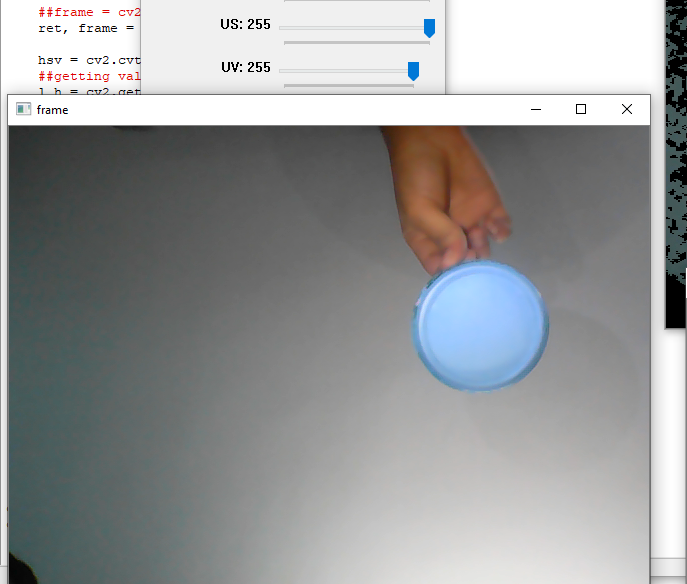
#> input picture Task3 ip Ashish k behera/Ashish_obj1_ss1 .png, 687 x 584 px, given in place of the camera
$ python 'imgpro task3 objdet web cam with trackbar.py'
#> lines starting #> are read from the running program, lines starting #| are printed output that depends on the picture; after the words box and inside, x2 and y2 are one past the last pixel; in counts of white or black regions, pixels touching at a corner belong together
import cv2
import numpy as np

def nothing(x):
    pass

cap = cv2.VideoCapture(0);

cv2.namedWindow('Tracking')
##creating new window to adjust  upper and lower ranges of hsv values
cv2.createTrackbar('LH','Tracking', 0, 255,nothing)##track for lower hew(window name,window location,start value,end value,callnback function)
#> slider 'LH' is set to 51
cv2.createTrackbar('LS','Tracking', 0, 255,nothing)##lowersaturation
#> slider 'LS' is set to 51
cv2.createTrackbar('LV','Tracking', 0, 255,nothing)##lowervalue
#> slider 'LV' is set to 51
cv2.createTrackbar('UH','Tracking', 255, 255,nothing)##upperhew
cv2.createTrackbar('US','Tracking', 255, 255,nothing)##uppersaturation
cv2.createTrackbar('UV','Tracking', 255, 255,nothing)##uppervalue


while True:
    ##frame = cv2.imread('')
    ret, frame = cap.read()
#> frame is the input picture: shape (584, 687, 3); mean B, G, R 154.1, 153.4, 151.5

    hsv = cv2.cvtColor(frame ,cv2.COLOR_BGR2HSV)
#> hsv: shape (584, 687, 3); mean H, S, V 34, 15.8, 157.3
    ##getting values from track bar
    l_h = cv2.getTrackbarPos('LH', 'Tracking')
    l_s = cv2.getTrackbarPos('LS', 'Tracking')
    l_v = cv2.getTrackbarPos('LV', 'Tracking')

    u_h = cv2.getTrackbarPos('UH', 'Tracking')
    u_s = cv2.getTrackbarPos('US', 'Tracking')
    u_v = cv2.getTrackbarPos('UV', 'Tracking')
    ##thresholding hsv img in range of blue color
    l_b = np.array([l_h,l_s,l_v])##lower range ##this will be done more precisingly using track bar
    u_b = np.array([u_h,u_s,u_v])##upper range([hew,saturation,value])
    ##thresholding hsv img to only get blue color

    mask = cv2.inRange(hsv, l_b, u_b)
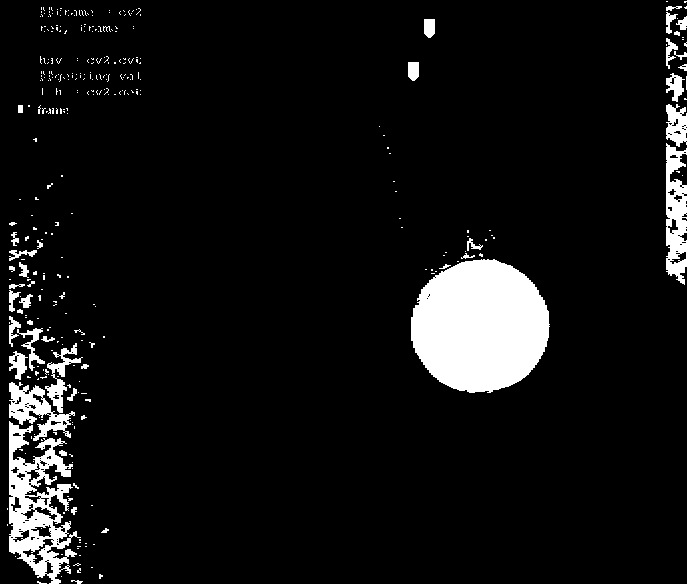
#> mask: shape (584, 687); 7.2% white; 349 white regions (305 under 20 px), largest, box (x1, y1, x2, y2) and area: (411, 259, 550, 393) 14461, (9, 421, 81, 584) 5324, (666, 143, 687, 285) 2037

    res = cv2.bitwise_and(frame, frame, mask= mask )##sourse1,sourse2,masking value of lower and upper blue(here)
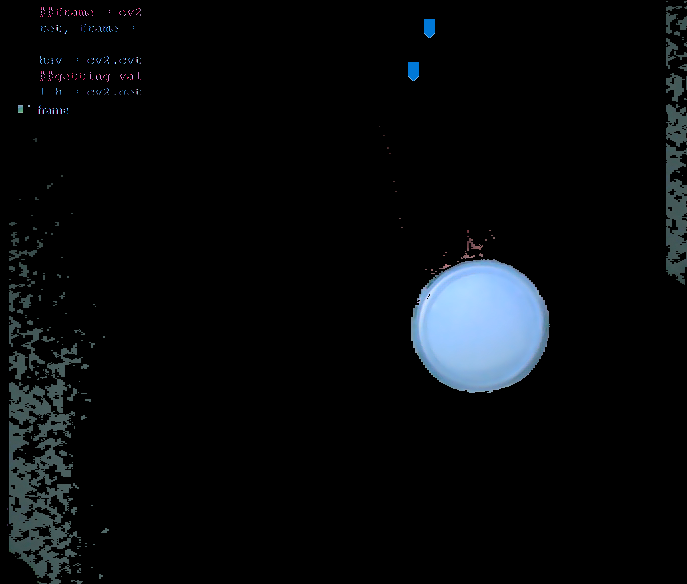
#> res: shape (584, 687, 3); mean B, G, R 11.9, 10, 7.8

    cv2.imshow('frame',frame)

    cv2.imshow('mask',mask)

    cv2.imshow('res',res)

    key = cv2.waitKey(1)
#> (key Esc is pressed here)
    if key == 27:
        break

cap.release()
cv2.destroyAllWindows()

$ run again, on Task3 ip Ashish k behera/Ashish_obj2_ss1 (2).png
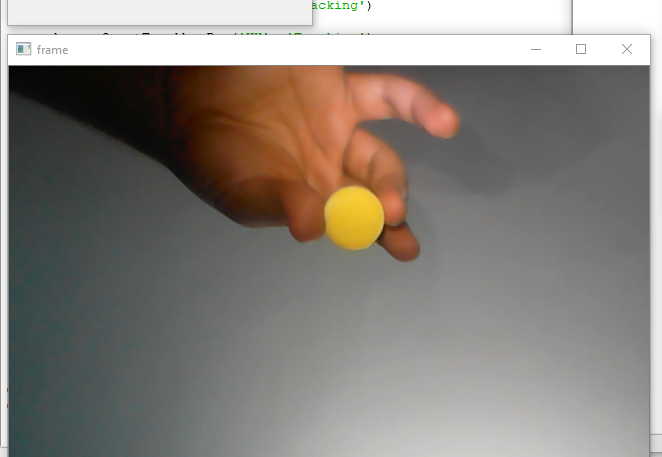
#> input picture Task3 ip Ashish k behera/Ashish_obj2_ss1 (2).png, 662 x 457 px, given in place of the camera
#> frame is the input picture: shape (457, 662, 3); mean B, G, R 124.3, 130.5, 136.2
#> hsv: shape (457, 662, 3); mean H, S, V 26.9, 32.3, 138
#> `mask = cv2.inRange(hsv, l_b, u_b)`:
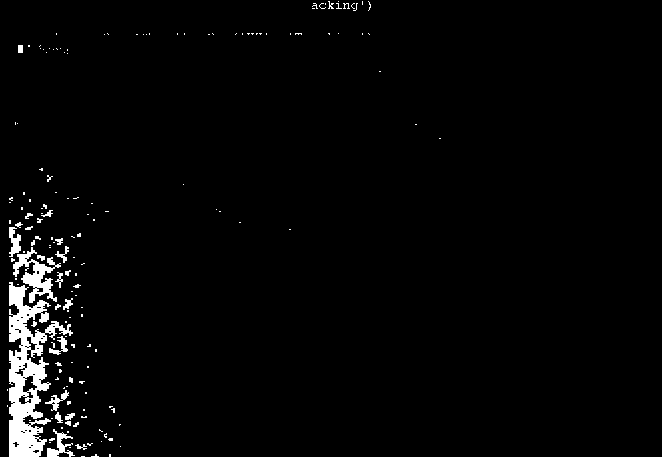
#> mask: shape (457, 662); 2.6% white; 164 white regions (138 under 20 px), largest, box (x1, y1, x2, y2) and area: (9, 282, 73, 457) 4571, (13, 247, 61, 303) 972, (47, 429, 75, 457) 298
#> `res = cv2.bitwise_and(frame, frame, mask= mask )##sourse1,sourse2,mask..`:
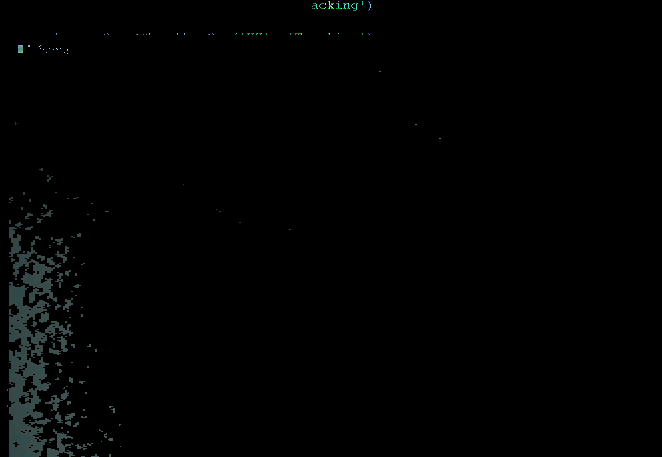
#> res: shape (457, 662, 3); mean B, G, R 2, 2, 1.5
